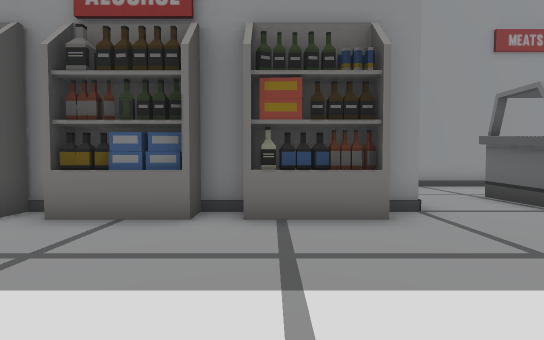
View 1 (above)

15 first-person views from a walk through a Unity game level. The camera is 1.2 m above the floor, tilts 2° down and sees 85° across. Doors are open. The floor is counted in squares, 1.29 m on a side. Each view is taken from the middle of a square. On the plan, view 1 faces up. The plan holds only what a view shows up to about 12 squares ahead; the rest is blank. The place goes on beyond the plan. The player is left out.

View 2
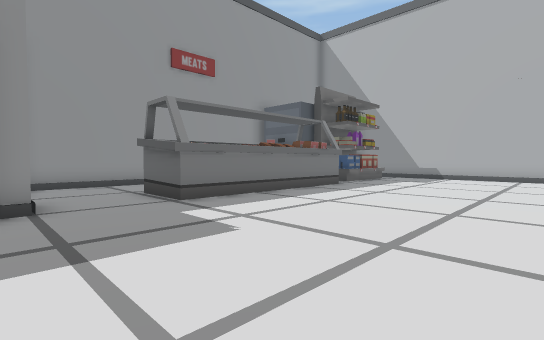

View 3
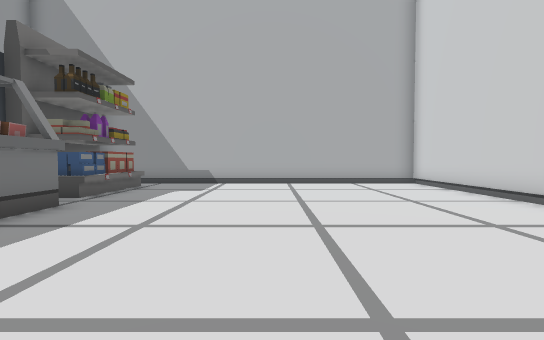

View 4
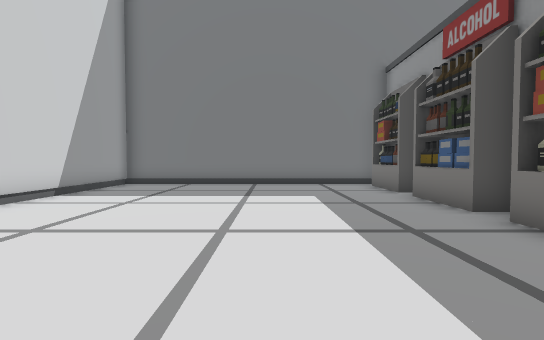

View 5
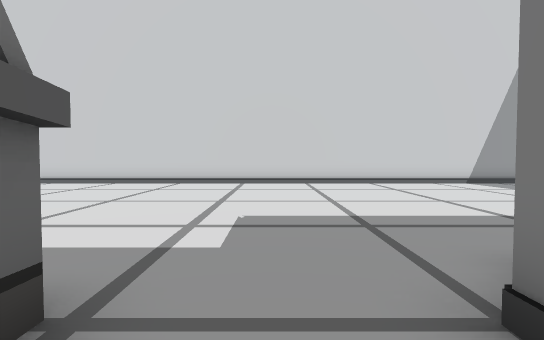

View 6
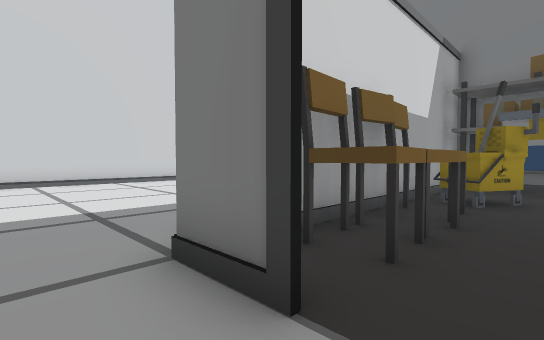

View 7
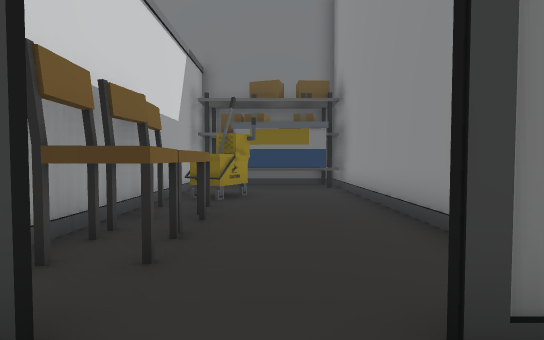

View 8
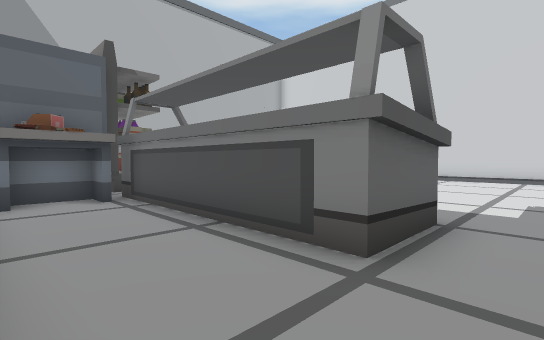

View 9
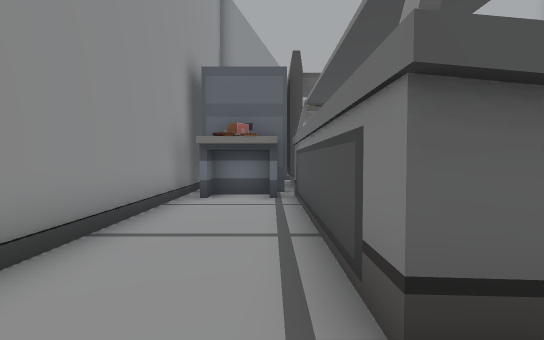

View 10
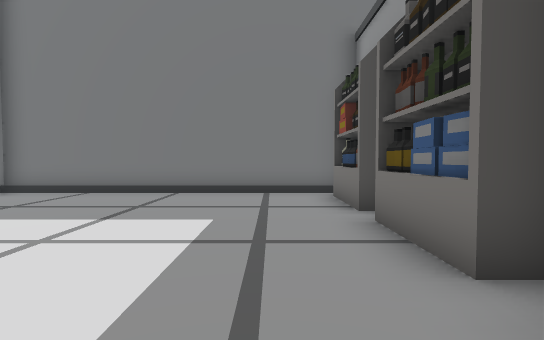

View 11
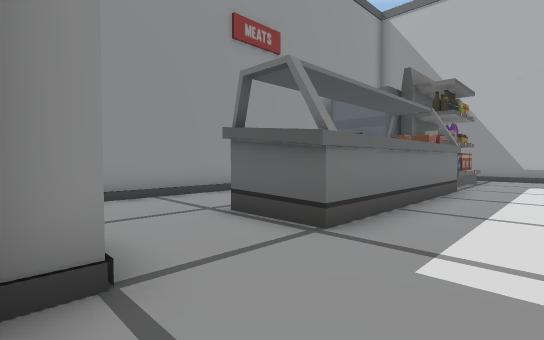

View 12
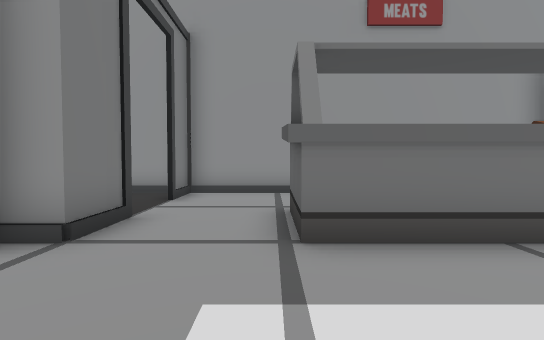

View 13
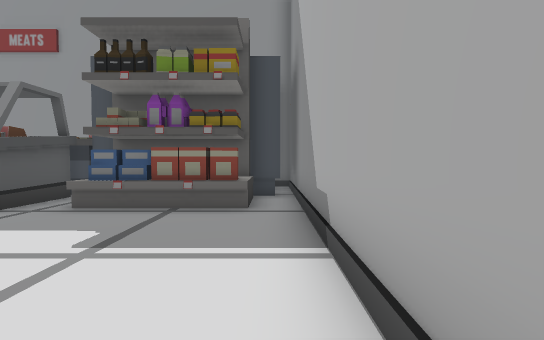

View 14
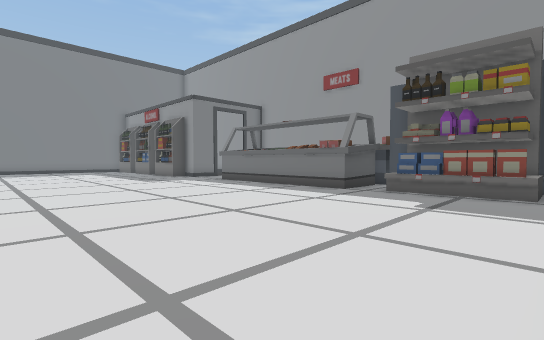

View 15
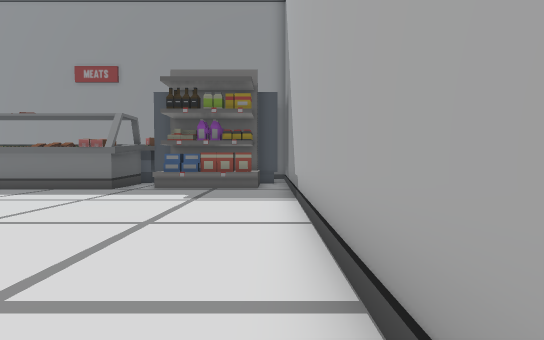

### Floor plan
Points are (right, up) in squares from view 1. A wall is a line through its corners. A room is listed if a view was taken in it or the views show most of it. See-through windows are left out.
Room 1 (views 1, 2, 3, 4, 5, 10, 11, 12, 13, 14, 15)
walls: (2.6, 6.9) (2.6, 5.2); (12, 7.4) (12, 5.3) (5.3, 5.3) (5.3, 7.4); (3.1, 10.3) (-5.1, 10.3); (17.6, -1.6) (17.6, 3.5); (17.6, -4.5) (17.6, -2.4); (-7.4, 5.5) (-7.4, -4.5) (15.5, -4.5)
ways out: opening at (4, 6.5) to room 2; open door at (3, 7.5) to room 2
objects: other object (-7, 6) to (-6, 7); other object (-7, 8); other object (-7, 10) to (-6, 10); other object (-6, 5) to (-4, 5); other object (-5, 9); other object (-4, 6) to (-3, 7); other object (-3, 5) to (-2, 5); other object (-2, 6) to (-1, 7); other object (0, 5) to (2, 5); other object (0, 6) to (0, 7); other object (1, 6) to (1, 7); other object (13, 6) to (16, 7)
Room 2 (views 6, 7, 8, 9)
walls: (5.3, 7.4) (12, 7.4); (12.2, 10.3) (3.1, 10.3); (2.6, 10.4) (2.6, 8.7)
ways out: opening at (4, 6.5) to room 1; open door at (3, 7.5) to room 1
objects: other object (11, 8) to (12, 9)

Where each view was taken, in squares from view 1:
view 1: 0 up, 0 right, facing up
view 2: 1 down, 2 right, facing up-right
view 3: 1 up, 6 right, facing right
view 4: 1 up, 4 right, facing left
view 5: 7 up, 4 right, facing down
view 6: 8 up, 4 right, facing down-left
view 7: 8 up, 4 right, facing left
view 8: 10 up, 4 right, facing down-right
view 9: 8 up, 4 right, facing right
view 10: 3 up, 1 right, facing left
view 11: 3 up, 2 right, facing up-right
view 12: 2 up, 5 right, facing up
view 13: 0 up, 17 right, facing up
view 14: 3 down, 17 right, facing up-left
view 15: 4 down, 17 right, facing up
